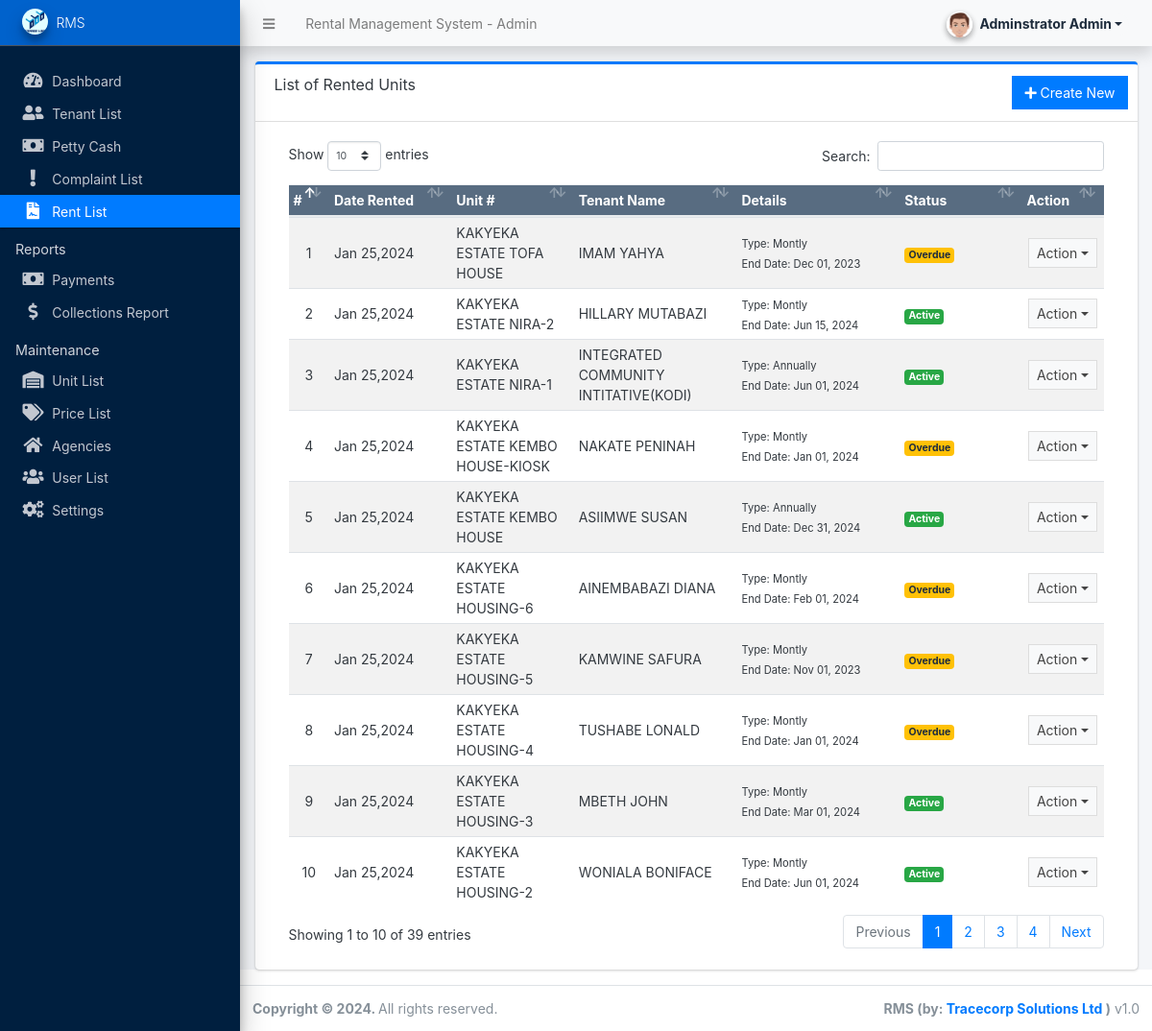
/admin/?page=rents (signed in), run on the app's committed database.
### tables this page shows
CREATE TABLE `rent_list` (
  `id` int(30) NOT NULL,
  `unit_id` int(30) NOT NULL,
  `tenant_id` int(30) NOT NULL,
  `rent_type` tinyint(1) DEFAULT NULL COMMENT '1 = Monthly, 2 = Quarterly, 3 = Annually',
  `date_rented` date NOT NULL DEFAULT current_timestamp(),
  `date_end` date NOT NULL,
  `status` tinyint(1) NOT NULL DEFAULT 1,
  `billing_amount` float NOT NULL,
  `date_created` datetime DEFAULT current_timestamp(),
  `date_updated` datetime DEFAULT NULL ON UPDATE current_timestamp()
);

CREATE TABLE `unit_list` (
  `id` int(30) NOT NULL,
  `unit_number` varchar(250) NOT NULL,
  `description` text NOT NULL,
  `status` tinyint(1) NOT NULL DEFAULT 0 COMMENT '0 = Available, 1 = Unavailable, 3 = Under Maintenance',
  `date_created` datetime NOT NULL DEFAULT current_timestamp()
);

CREATE TABLE `tenants` (
  `id` int(30) NOT NULL,
  `fullname` text NOT NULL,
  `gender` varchar(50) NOT NULL,
  `Occupation` text NOT NULL,
  `contact` varchar(30) NOT NULL,
  `marritalstatus` varchar(50) NOT NULL,
  `address` text NOT NULL,
  `id_type` varchar(100) NOT NULL,
  `tenancy_type` varchar(50) NOT NULL,
  `id_no` varchar(100) NOT NULL,
  `tenancy_agreement` text NOT NULL,
  `date_created` datetime NOT NULL DEFAULT current_timestamp(),
  `date_added` datetime DEFAULT NULL ON UPDATE current_timestamp()
);

### admin/rents/index.php (the view, shortened to what this page needs)
<div class="card card-outline card-primary">
	<div class="card-header">
		<h3 class="card-title">List of Rented Units</h3>
		<div class="card-tools">
			<a href="?page=rents/manage_rent" class="btn btn-flat btn-primary"><span class="fas fa-plus"></span>  Create New</a>
		</div>
	</div>
	<div class="card-body">
		<div class="container-fluid">
			<div class="container-fluid">
				<table class="table table-hover table-striped">
					<colgroup>
						<col width="5%">
						<col width="15%">
						<col width="15%">
						<col width="20%">
						<col width="20%">
						<col width="15%">
						<col width="10%">
					</colgroup>
					<thead>
						<tr class="bg-navy disabled">
							<th>#</th>
							<th>Date Rented</th>
							<th>Unit #</th>
							<th>Tenant Name</th>
							<th>Details</th>
							<th>Status</th>
							<th>Action</th>
						</tr>
					</thead>
					<tbody>
						<?php
						$i = 1;
						$qry = $conn->query("SELECT r.*,u.unit_number, t.fullname,t.id as tenant_id FROM `rent_list` r inner join unit_list u on r.unit_id = u.id inner join tenants t on r.tenant_id = t.id order by unix_timestamp(r.date_created) desc ");
						while($row = $qry->fetch_assoc()):
							?>
							<tr>
								<td class="text-center"><?php echo $i++; ?></td>
								<td class=""><?php echo date("M d,Y",strtotime($row['date_created'])) ; ?></td>
								<td class=""><?php echo $row['unit_number'] ?></td>
								<td class=""><?php echo $row['fullname'] ?></td>
								<td>
									<small>Type:
										<?php
										switch ($row['rent_type']) {
											case '1':
											echo 'Montly';
											break;
											case '2':
											echo 'Quarterly';
											break;
											case '3':
											echo 'Annually';
											break;
										}
										?>
									</small><br>
									<small>End Date: <?php echo date("M d, Y",strtotime($row['date_end'])) ?></small>
								</td>
								<td>
									<?php
									switch ($row['status']) {
										case '1':
										$currentDate = date("Y-m-d");
										$currentDateObj = new DateTime($currentDate);
										$enddateObj = new DateTime(date("Y-m-d",strtotime($row['date_end'])));
										if ($currentDateObj>$enddateObj) {
											echo '<span class="badge badge-warning">Overdue</span>';
										} else {
											echo '<span class="badge badge-success">Active</span>';
										}
										break;
									}
									?>
								</td>
								<td align="center">
									<button type="button" class="btn btn-flat btn-default btn-sm dropdown-toggle dropdown-icon" data-toggle="dropdown">
										Action
									</button>
								</td>
							</tr>
						<?php endwhile; ?>
					</tbody>
				</table>
			</div>
		</div>
	</div>
</div>

### data on the page
rent_list: date_created "Jan 25,2024", unit_list.unit_number "KAKYEKA ESTATE TOFA HOUSE", tenant.fullname "IMAM YAHYA", rent_type "Montly", date_end "Dec 01, 2023", status "Overdue"
rent_list: date_created "Jan 25,2024", unit_list.unit_number "KAKYEKA ESTATE NIRA-2", tenant.fullname "HILLARY MUTABAZI", rent_type "Montly", date_end "Jun 15, 2024", status "Active"
rent_list: date_created "Jan 25,2024", unit_list.unit_number "KAKYEKA ESTATE NIRA-1", tenant.fullname "INTEGRATED COMMUNITY INTITATIVE(KODI)", rent_type "Annually", date_end "Jun 01, 2024", status "Active"
rent_list: date_created "Jan 25,2024", unit_list.unit_number "KAKYEKA ESTATE KEMBO HOUSE-KIOSK", tenant.fullname "NAKATE PENINAH", rent_type "Montly", date_end "Jan 01, 2024", status "Overdue"
rent_list: date_created "Jan 25,2024", unit_list.unit_number "KAKYEKA ESTATE KEMBO HOUSE", tenant.fullname "ASIIMWE SUSAN", rent_type "Annually", date_end "Dec 31, 2024", status "Active"
rent_list: date_created "Jan 25,2024", unit_list.unit_number "KAKYEKA ESTATE HOUSING-6", tenant.fullname "AINEMBABAZI DIANA", rent_type "Montly", date_end "Feb 01, 2024", status "Overdue"
rent_list: date_created "Jan 25,2024", unit_list.unit_number "KAKYEKA ESTATE HOUSING-5", tenant.fullname "KAMWINE SAFURA", rent_type "Montly", date_end "Nov 01, 2023", status "Overdue"
rent_list: date_created "Jan 25,2024", unit_list.unit_number "KAKYEKA ESTATE HOUSING-4", tenant.fullname "TUSHABE LONALD", rent_type "Montly", date_end "Jan 01, 2024", status "Overdue"
rent_list: date_created "Jan 25,2024", unit_list.unit_number "KAKYEKA ESTATE HOUSING-3", tenant.fullname "MBETH JOHN", rent_type "Montly", date_end "Mar 01, 2024", status "Active"
rent_list: date_created "Jan 25,2024", unit_list.unit_number "KAKYEKA ESTATE HOUSING-2", tenant.fullname "WONIALA BONIFACE", rent_type "Montly", date_end "Jun 01, 2024", status "Active"

### other printed values
$_settings->info('name') "Rental Management System"
$_settings->userdata('firstname').' '.$_settings->userdata('lastname') "Adminstrator Admin"
$_settings->info('short_name') "RMS"
